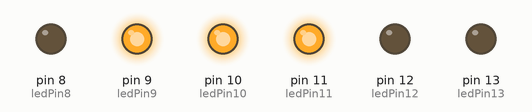
Simulated run of this sketch. Board: Arduino Uno, built with avr-gcc and run on an emulated ATmega328P. Parts: output pins drawn as LEDs (lit = HIGH).

Above: at 0.1 s.
Timing chart, 0 to 1.6 s (numbered marks = the images above):
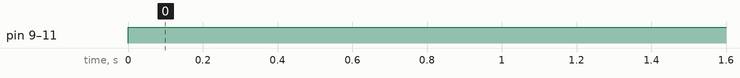

The sketch:

Arduino7.ino
```cpp
const int ledPin13 = 13;
const int ledPin12 = 12;
const int ledPin11 = 11;
const int ledPin10 = 10;
const int ledPin9 = 9;
const int ledPin8 = 8;

void setup() {
  pinMode(ledPin13, OUTPUT);
  pinMode(ledPin12, OUTPUT);
  pinMode(ledPin11, OUTPUT);
  pinMode(ledPin10, OUTPUT);
  pinMode(ledPin9, OUTPUT);
  pinMode(ledPin8, OUTPUT);
}

void loop() {
  digitalWrite(ledPin13, LOW);
  digitalWrite(ledPin12, LOW);
  digitalWrite(ledPin11, HIGH);
  digitalWrite(ledPin10, HIGH);
  digitalWrite(ledPin9, HIGH);
  digitalWrite(ledPin8, LOW);
  delay(100);
}
```

Measured:
- by itself, pin 9 (ledPin9), pin 10 (ledPin10), pin 11 (ledPin11): LOW → HIGH at 0.00 s
